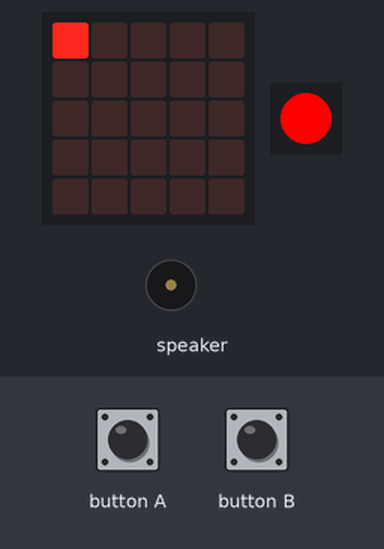
This program was run on a simulated Calliope mini (MakeCode). Shown: the board's 5×5 LED display, 1 RGB LEDs in strip order, left to right, buzzer (waves = sounding). The test bench sets the inputs (shaded band).

Above: at 1.2 s.
1.3 s: button A pressed for 0.15 s
At 1.62 s:
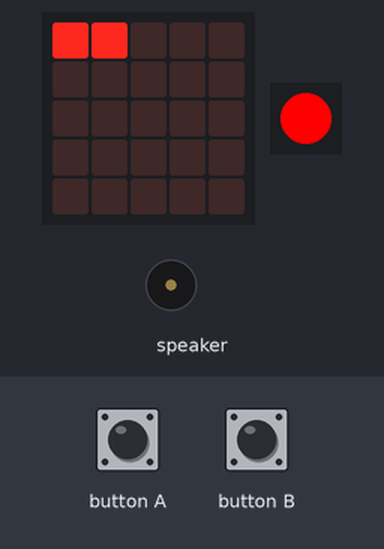
2.0 s: button B pressed for 0.15 s
At 2.8 s:
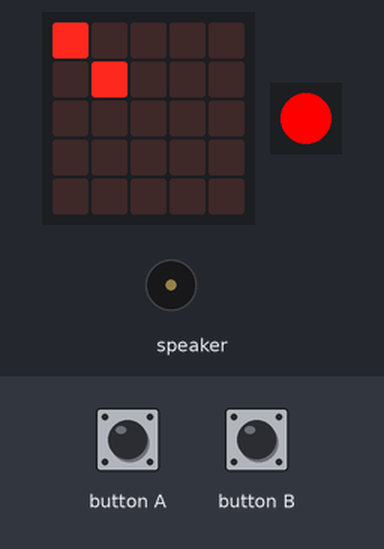
3.6 s: button A pressed for 0.15 s
At 3.92 s:
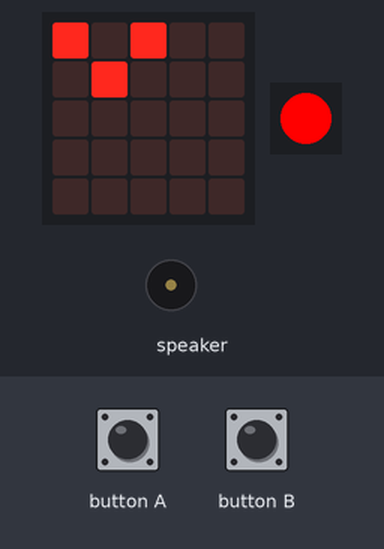
4.3 s: button B pressed for 0.15 s
At 5.6 s:
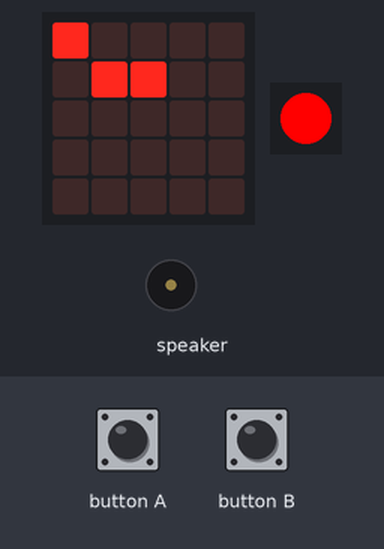
5.9 s: button A pressed for 0.15 s
At 6.22 s:
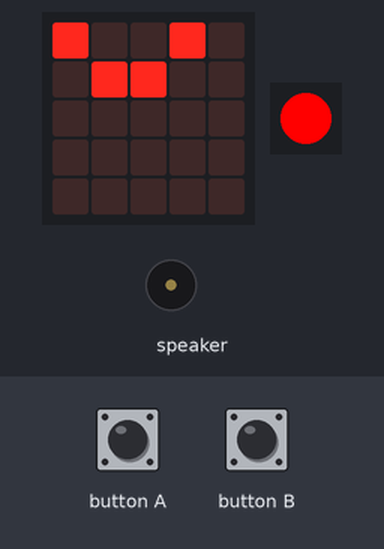
6.6 s: button B pressed for 0.15 s
At 7.5 s:
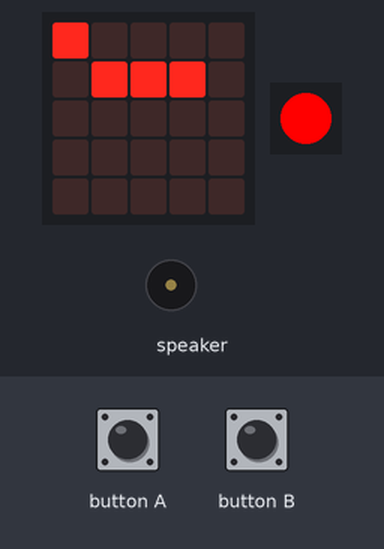
Timing chart, 0 to 9.2 s (numbered marks = the images above; inputs shaded):
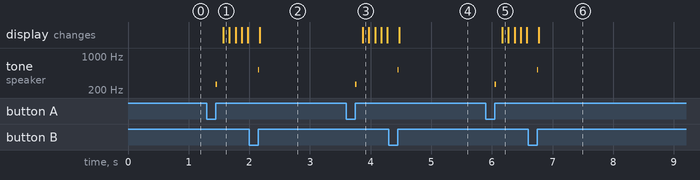

The program:

main.ts
```typescript
input.onButtonPressed(Button.A, function () {
    music.playTone(262, music.beat(BeatFraction.Sixteenth))
    spaltenwert = 0
    bearbeite_spalte += 1
    if (bearbeite_spalte > 4) {
        bearbeite_spalte = 0
    }
    for (let index = 0; index <= 4; index++) {
        led.unplot(bearbeite_spalte, index)
    }
    for (let index = 0; index < 3; index++) {
        led.unplot(bearbeite_spalte, spaltenwert)
        basic.pause(100)
        led.plot(bearbeite_spalte, spaltenwert)
        basic.pause(100)
    }
})
input.onButtonPressed(Button.B, function () {
    music.playTone(523, music.beat(BeatFraction.Sixteenth))
    led.unplot(bearbeite_spalte, spaltenwert)
    spaltenwert += 1
    if (spaltenwert > 4) {
        spaltenwert = 0
    }
    led.plot(bearbeite_spalte, spaltenwert)
})
let loesung_der_spalte = 0
let code_richtig = 0
let bearbeite_spalte = 0
let spaltenwert = 0
let loesung = "01234"
led.plot(0, 0)
basic.setLedColor(0xff0000)
music.setTempo(200)
basic.forever(function () {
    code_richtig = 0
    for (let spalte = 0; spalte <= 4; spalte++) {
        loesung_der_spalte = parseFloat(loesung.charAt(spalte))
        for (let zeile = 0; zeile <= 4; zeile++) {
            if (led.point(spalte, zeile)) {
                if (zeile == loesung_der_spalte) {
                    code_richtig += 1
                }
            }
        }
    }
    if (code_richtig == 5) {
        basic.setLedColor(0x00ff00)
    } else {
        basic.setLedColor(0xff0000)
    }
})
```

test.ts
```typescript
// Hier kann man Tests durchführen; diese Datei wird nicht kompiliert, wenn dieses Paket als Erweiterung verwendet wird.
```

Measured:
- after the input at 1.3 s, tone on speaker: silent → 262 Hz after 0.15 s, → silent 0.02 s later; the display: changes after 0.27 s (image 1)
- after the input at 2.0 s, tone on speaker: silent → 523 Hz after 0.15 s, → silent 0.02 s later; the display: changes after 0.17 s (image 2)
- after the input at 3.6 s, tone on speaker: silent → 262 Hz after 0.15 s, → silent 0.02 s later; the display: changes after 0.27 s (image 3)
- after the input at 4.3 s, tone on speaker: silent → 523 Hz after 0.15 s, → silent 0.02 s later; the display: changes after 0.17 s (image 4)
- after the input at 5.9 s, tone on speaker: silent → 262 Hz after 0.15 s, → silent 0.02 s later; the display: changes after 0.27 s (image 5)
- after the input at 6.6 s, tone on speaker: silent → 523 Hz after 0.15 s, → silent 0.02 s later; the display: changes after 0.17 s (image 6)
